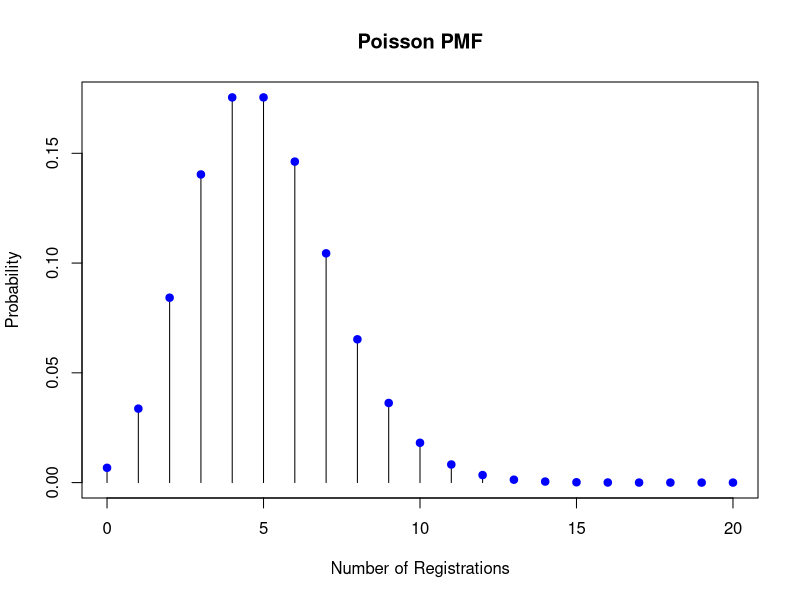
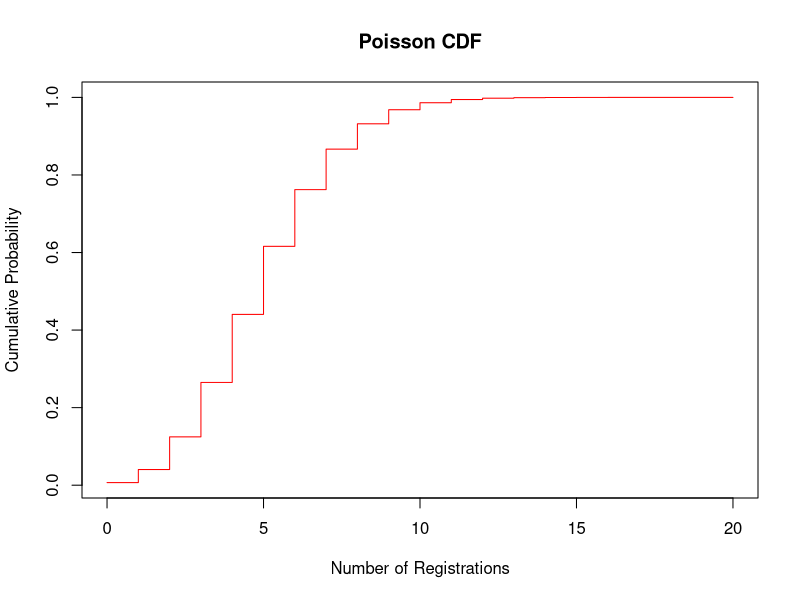
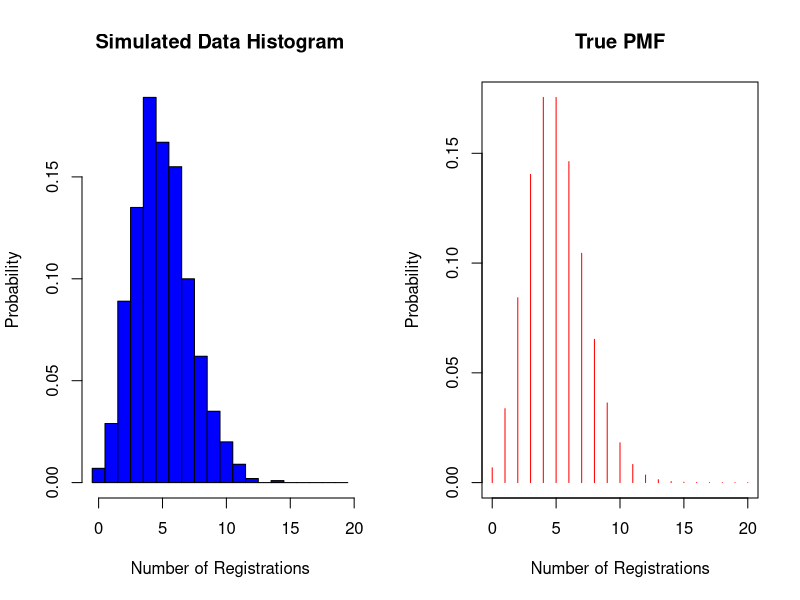
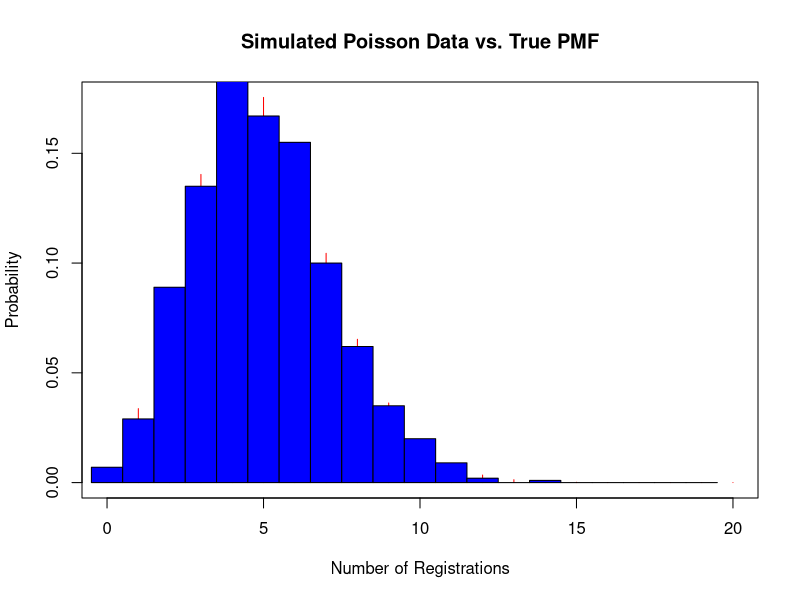
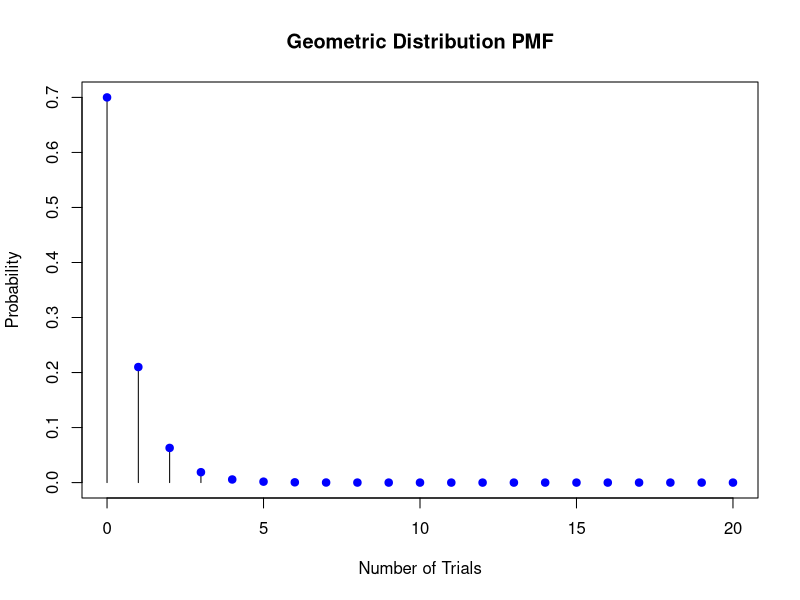
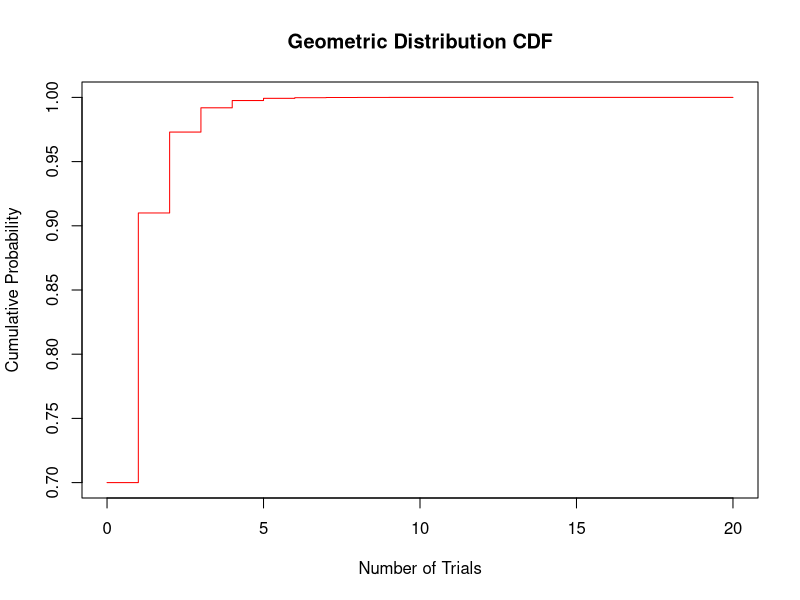
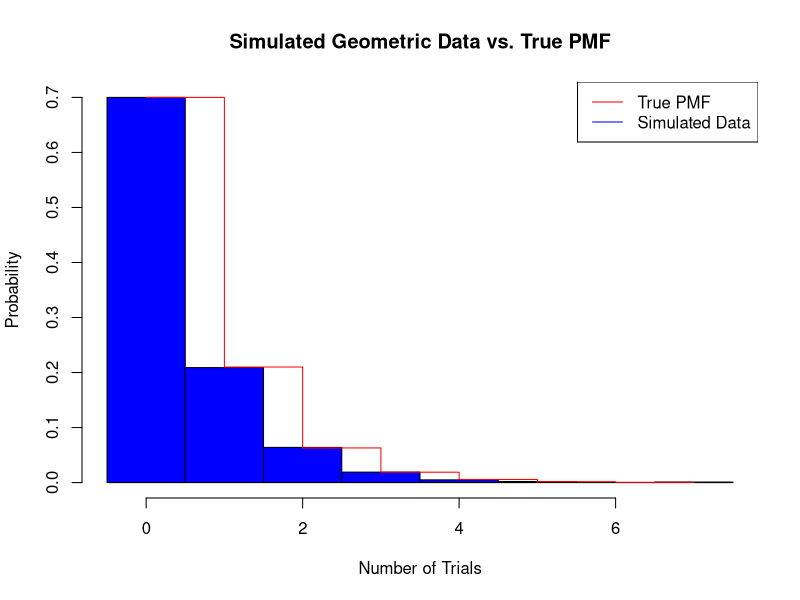

These charts were generated, in order, by the following R code:
## ---- chunk 1
knitr::opts_chunk$set(echo = TRUE)
## ---- chunk 2
# Setting the rate parameter lambda for the Poisson distribution
lambda = 5
lambda
## ---- chunk 3
prob_3_users = dpois(3, lambda)
prob_3_users
## ---- chunk 4
prob_more_than_7_users = 1 - ppois(7, lambda)
prob_more_than_7_users
## ---- chunk 5
# First, create a sequence of values from 0 to 20 representing possible numbers of user registrations.
x = 0:20

# Calculate the Probability Mass Function (PMF) for each value in x based on a Poisson distribution with a rate parameter lambda.
pmf= dpois(x, lambda)

# Print the PMF values to check the probabilities for each value in x.
pmf

# Calculate the Cumulative Distribution Function (CDF) for each value in x based on the same Poisson distribution with a rate parameter lambda.
cdf = ppois(x, lambda)

# Print the CDF values to see the cumulative probabilities for each value in x.
cdf

# Plot the Probability Mass Function (PMF) for the Poisson distribution with a rate parameter of 5.
plot(x, pmf, type = "h", ylim = c(0, max(pmf)), main = "Poisson PMF",
     xlab = "Number of Registrations", ylab = "Probability")

# Add points to the PMF plot to show the corresponding probability values.
points(x, pmf, type = "p", col = "blue", pch = 19) 

# Create a new plot for the Cumulative Distribution Function (CDF).
plot(x, cdf, type = "s", col = "red", main = "Poisson CDF",
     xlab = "Number of Registrations", ylab = "Cumulative Probability")

## ---- chunk 6
# Set a seed for reproducibility
set.seed(123)

# Simulate Poisson data
simulated_data = rpois(1000, lambda)

# Create a sequence of values for the x-axis
x = 0:20

# Calculate the Probability Mass Function (PMF) for the Poisson distribution with a rate parameter of 5.
pmf = dpois(x, lambda)

# Setting up a layout with two columns for side-by-side plots
par(mfrow = c(1, 2))

# Creating the first plot for the histogram
hist(simulated_data, breaks = 0:20 - 0.5, prob = TRUE, col = "blue",
     main = "Simulated Data Histogram",
     xlab = "Number of Registrations", ylab = "Probability")

# Creating the second plot for the true PMF
plot(x, pmf, type = "h", col = "red",
     main = "True PMF",
     xlab = "Number of Registrations", ylab = "Probability")

# Creating plot that combines true pf and histogram for better inference
par(mfrow = c(1, 1))

plot(x, pmf, type = "n", ylim = c(0, max(pmf)), main = "Simulated Poisson Data vs. True PMF",
     xlab = "Number of Registrations", ylab = "Probability")
lines(x, pmf, type = "h", col = "red")
hist(simulated_data, breaks = 0:20 - 0.5, prob = TRUE, col = "blue", add = TRUE)
## ---- chunk 7
# Success probability
p_success = 0.7

# Probability of making the first free throw
prob_first_throw = p_success
prob_first_throw
## ---- chunk 8
# Probability of needing at least 5 attempts
prob_at_least_5_attempts = 1 - pgeom(4, p_success)
prob_at_least_5_attempts

## ---- chunk 9
# Create a sequence of values from 0 to 25 representing possible numbers of trials.
x = 0:20

# Calculate the Probability Mass Function (PMF) for each value in x based on a geometric distribution with a success probability p_success.
pmf = dgeom(x, p_success)

# Print the PMF values to check the probabilities for each value in x.
pmf

# Calculate the Cumulative Distribution Function (CDF) for each value in x based on the same geometric distribution with a success probability p_success.
cdf = pgeom(x, p_success)

# Print the CDF values to see the cumulative probabilities for each value in x.
cdf

# Plot the Probability Mass Function (PMF) for the geometric distribution with a success probability of p_success.
plot(x, pmf, type = "h", ylim = c(0, max(pmf)), main = "Geometric Distribution PMF",
     xlab = "Number of Trials", ylab = "Probability")

# Add points to the PMF plot to show the corresponding probability values.
points(x, pmf, type = "p", col = "blue", pch = 19)

# Create a new plot for the Cumulative Distribution Function (CDF).
plot(x, cdf, type = "s", col = "red", main = "Geometric Distribution CDF",
     xlab = "Number of Trials", ylab = "Cumulative Probability")

## ---- chunk 10
# Set a seed for reproducibility
set.seed(123)

# Define the success probability
p_success <- 0.7

# Simulate 1000 random geometrically-distributed values
simulated_data <- rgeom(1000, p_success)

# Determine the range of values in the simulated data
data_range <- range(simulated_data)

# Create a sequence of values for the histogram breaks
breaks <- seq(data_range[1] - 0.5, data_range[2] + 0.5, by = 1)

# Calculate the Probability Mass Function (PMF) for the geometric distribution with p_success
pmf <- dgeom(0:max(simulated_data), p_success)

# Create a histogram of the simulated data with adjusted breaks
hist_values <- hist(simulated_data, breaks = breaks, prob = TRUE, col = "blue", main = "Simulated Geometric Data vs. True PMF",
     xlab = "Number of Trials", ylab = "Probability")

# Plot the true PMF as a red step function
lines(0:max(simulated_data), pmf, type = "s", col = "red")

# Add a legend
legend("topright", legend = c("True PMF", "Simulated Data"), col = c("red", "blue"), lty = 1)

